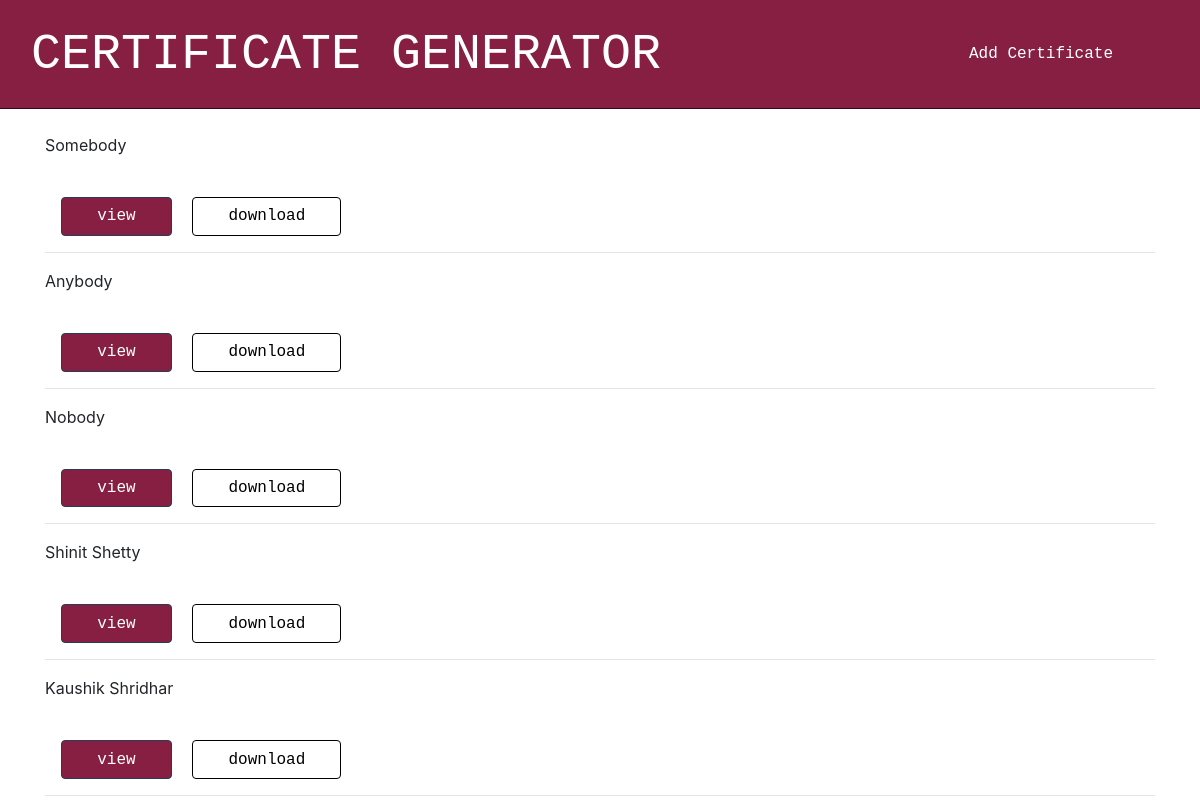
The app's page /, older data.
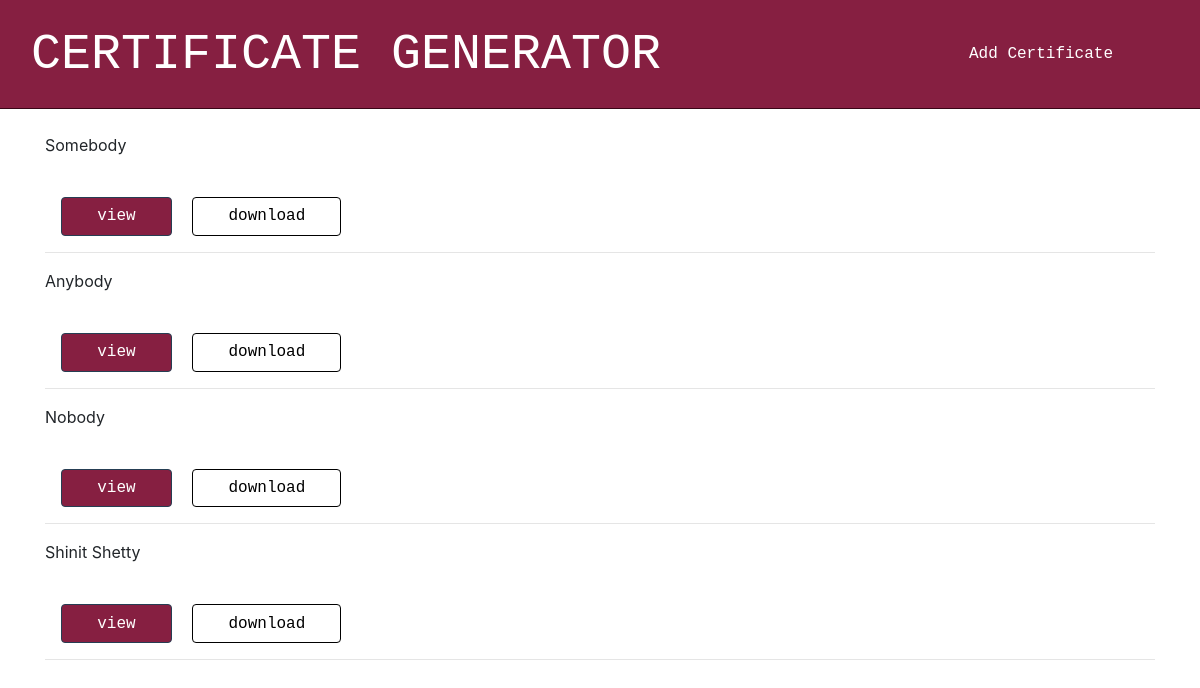
The same page, newer data.
### info/models.py (models this page shows)
class Detail(models.Model):
    name = models.CharField(max_length=200)
    logo = models.ImageField()
    organizer_name = models.CharField(max_length=200)
    organization_name = models.CharField(max_length=200)
    description = models.TextField()
    certificate_class = models.CharField(max_length=200)
    updated = models.DateTimeField(auto_now=True)
    created = models.DateTimeField(auto_now_add=True)
    def __str__(self):
        return(self.name)

### info/views.py (the view)
# urls.py: path('', PeopleListView.as_view(), name='user-list-view'),
class PeopleListView(ListView):
    models = Detail
    template_name = 'info/main.html'
    def get_queryset(self):
      return Detail.objects.order_by('id')

### info/templates/info/main.html (shortened to what this page needs)
{% extends 'base.html' %}
{% load static %}
{% block link %}
<link rel="stylesheet" href="{% static 'template.css' %}">
{% endblock link %}
{% block content %}
<br>
<div class="container">
    {% for user in object_list %}
        {{ user }}<br><br>
        <a href="{% url 'info:user-pdf-view' user.pk %}"><button class="btn btn-light">view</button></a>
        <a href="{% url 'info:user-pdf-download' user.pk %}"><button class="btn btn-outline-light">download</button></a>
        <br>
        <hr>
    {% endfor %}
</div>
{% endblock content %}

Row changes from the older to the newer data that the page shows:
removed Detail: name "Kaushik Shridhar"
